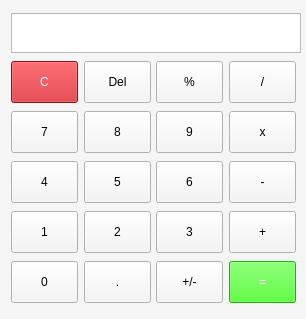
<?xml version="1.0" encoding="UTF-8"?>
<ui version="4.0">
 <class>MainWindow</class>
 <widget class="QMainWindow" name="MainWindow">
  <property name="enabled">
   <bool>true</bool>
  </property>
  <property name="geometry">
   <rect>
    <x>0</x>
    <y>0</y>
    <width>306</width>
    <height>319</height>
   </rect>
  </property>
  <property name="sizePolicy">
   <sizepolicy hsizetype="Fixed" vsizetype="Fixed">
    <horstretch>0</horstretch>
    <verstretch>0</verstretch>
   </sizepolicy>
  </property>
  <property name="minimumSize">
   <size>
    <width>306</width>
    <height>319</height>
   </size>
  </property>
  <property name="maximumSize">
   <size>
    <width>16777215</width>
    <height>16777215</height>
   </size>
  </property>
  <property name="windowTitle">
   <string>Calculator</string>
  </property>
  <property name="styleSheet">
   <string notr="true">background-color: #f5f5f5;
color: rgb(0, 0, 0);
</string>
  </property>
  <widget class="QWidget" name="centralWidget">
   <property name="sizePolicy">
    <sizepolicy hsizetype="Fixed" vsizetype="Fixed">
     <horstretch>0</horstretch>
     <verstretch>0</verstretch>
    </sizepolicy>
   </property>
   <property name="styleSheet">
    <string notr="true">QPushButton {
min-width: 65;
min-height: 40;
max-width: 65;
max-height: 40;
}</string>
   </property>
   <layout class="QVBoxLayout" name="verticalLayout">
    <item>
     <widget class="QLabel" name="displayPanel">
      <property name="minimumSize">
       <size>
        <width>290</width>
        <height>40</height>
       </size>
      </property>
      <property name="maximumSize">
       <size>
        <width>16777215</width>
        <height>40</height>
       </size>
      </property>
      <property name="font">
       <font>
        <pointsize>20</pointsize>
        <italic>false</italic>
        <bold>false</bold>
        <kerning>true</kerning>
       </font>
      </property>
      <property name="layoutDirection">
       <enum>Qt::LeftToRight</enum>
      </property>
      <property name="styleSheet">
       <string notr="true">border: 1 solid #b8b8b8;
background-color: #fff;</string>
      </property>
      <property name="text">
       <string/>
      </property>
      <property name="scaledContents">
       <bool>true</bool>
      </property>
      <property name="alignment">
       <set>Qt::AlignRight|Qt::AlignTrailing|Qt::AlignVCenter</set>
      </property>
      <property name="wordWrap">
       <bool>true</bool>
      </property>
      <property name="textInteractionFlags">
       <set>Qt::TextSelectableByKeyboard|Qt::TextSelectableByMouse</set>
      </property>
     </widget>
    </item>
    <item>
     <layout class="QHBoxLayout" name="horizontalLayout_5">
      <item>
       <widget class="QPushButton" name="pushButton">
        <property name="maximumSize">
         <size>
          <width>67</width>
          <height>42</height>
         </size>
        </property>
        <property name="styleSheet">
         <string notr="true">background-color: #cb1a21;
color: #ffffff;</string>
        </property>
        <property name="text">
         <string>C</string>
        </property>
       </widget>
      </item>
      <item>
       <widget class="QPushButton" name="actionDel">
        <property name="text">
         <string>Del</string>
        </property>
       </widget>
      </item>
      <item>
       <widget class="QPushButton" name="actionPercent">
        <property name="text">
         <string>%</string>
        </property>
       </widget>
      </item>
      <item>
       <widget class="QPushButton" name="actionDiv">
        <property name="text">
         <string>/</string>
        </property>
        <attribute name="buttonGroup">
         <string notr="true">actionGroup</string>
        </attribute>
       </widget>
      </item>
     </layout>
    </item>
    <item>
     <layout class="QHBoxLayout" name="horizontalLayout_3">
      <item>
       <widget class="QPushButton" name="num7">
        <property name="text">
         <string>7</string>
        </property>
        <attribute name="buttonGroup">
         <string notr="true">numberGroup</string>
        </attribute>
       </widget>
      </item>
      <item>
       <widget class="QPushButton" name="num8">
        <property name="sizePolicy">
         <sizepolicy hsizetype="Fixed" vsizetype="Fixed">
          <horstretch>0</horstretch>
          <verstretch>0</verstretch>
         </sizepolicy>
        </property>
        <property name="text">
         <string>8</string>
        </property>
        <attribute name="buttonGroup">
         <string notr="true">numberGroup</string>
        </attribute>
       </widget>
      </item>
      <item>
       <widget class="QPushButton" name="num9">
        <property name="text">
         <string>9</string>
        </property>
        <attribute name="buttonGroup">
         <string notr="true">numberGroup</string>
        </attribute>
       </widget>
      </item>
      <item>
       <widget class="QPushButton" name="actionMul">
        <property name="text">
         <string>x</string>
        </property>
        <attribute name="buttonGroup">
         <string notr="true">actionGroup</string>
        </attribute>
       </widget>
      </item>
     </layout>
    </item>
    <item>
     <layout class="QHBoxLayout" name="horizontalLayout_2">
      <item>
       <widget class="QPushButton" name="num4">
        <property name="text">
         <string>4</string>
        </property>
        <attribute name="buttonGroup">
         <string notr="true">numberGroup</string>
        </attribute>
       </widget>
      </item>
      <item>
       <widget class="QPushButton" name="num5">
        <property name="text">
         <string>5</string>
        </property>
        <attribute name="buttonGroup">
         <string notr="true">numberGroup</string>
        </attribute>
       </widget>
      </item>
      <item>
       <widget class="QPushButton" name="num6">
        <property name="text">
         <string>6</string>
        </property>
        <attribute name="buttonGroup">
         <string notr="true">numberGroup</string>
        </attribute>
       </widget>
      </item>
      <item>
       <widget class="QPushButton" name="actionMinus">
        <property name="text">
         <string>-</string>
        </property>
        <attribute name="buttonGroup">
         <string notr="true">actionGroup</string>
        </attribute>
       </widget>
      </item>
     </layout>
    </item>
    <item>
     <layout class="QHBoxLayout" name="horizontalLayout">
      <property name="bottomMargin">
       <number>0</number>
      </property>
      <item>
       <widget class="QPushButton" name="num1">
        <property name="sizePolicy">
         <sizepolicy hsizetype="Fixed" vsizetype="Fixed">
          <horstretch>0</horstretch>
          <verstretch>0</verstretch>
         </sizepolicy>
        </property>
        <property name="minimumSize">
         <size>
          <width>67</width>
          <height>42</height>
         </size>
        </property>
        <property name="maximumSize">
         <size>
          <width>67</width>
          <height>42</height>
         </size>
        </property>
        <property name="text">
         <string>1</string>
        </property>
        <attribute name="buttonGroup">
         <string notr="true">numberGroup</string>
        </attribute>
       </widget>
      </item>
      <item>
       <widget class="QPushButton" name="num2">
        <property name="sizePolicy">
         <sizepolicy hsizetype="Fixed" vsizetype="Fixed">
          <horstretch>0</horstretch>
          <verstretch>0</verstretch>
         </sizepolicy>
        </property>
        <property name="text">
         <string>2</string>
        </property>
        <attribute name="buttonGroup">
         <string notr="true">numberGroup</string>
        </attribute>
       </widget>
      </item>
      <item>
       <widget class="QPushButton" name="num3">
        <property name="sizePolicy">
         <sizepolicy hsizetype="Fixed" vsizetype="Fixed">
          <horstretch>0</horstretch>
          <verstretch>0</verstretch>
         </sizepolicy>
        </property>
        <property name="maximumSize">
         <size>
          <width>67</width>
          <height>42</height>
         </size>
        </property>
        <property name="text">
         <string>3</string>
        </property>
        <attribute name="buttonGroup">
         <string notr="true">numberGroup</string>
        </attribute>
       </widget>
      </item>
      <item>
       <widget class="QPushButton" name="actionPlus">
        <property name="text">
         <string>+</string>
        </property>
        <attribute name="buttonGroup">
         <string notr="true">actionGroup</string>
        </attribute>
       </widget>
      </item>
     </layout>
    </item>
    <item>
     <layout class="QHBoxLayout" name="horizontalLayout_4">
      <property name="rightMargin">
       <number>0</number>
      </property>
      <item>
       <widget class="QPushButton" name="num0">
        <property name="text">
         <string>0</string>
        </property>
        <attribute name="buttonGroup">
         <string notr="true">numberGroup</string>
        </attribute>
       </widget>
      </item>
      <item>
       <widget class="QPushButton" name="comma">
        <property name="text">
         <string>.</string>
        </property>
       </widget>
      </item>
      <item>
       <widget class="QPushButton" name="actionSign">
        <property name="text">
         <string>+/-</string>
        </property>
       </widget>
      </item>
      <item>
       <widget class="QPushButton" name="pushButton_2">
        <property name="styleSheet">
         <string notr="true">background-color: rgb(35, 255, 0);
color: #ffffff;</string>
        </property>
        <property name="text">
         <string>=</string>
        </property>
       </widget>
      </item>
     </layout>
    </item>
   </layout>
  </widget>
 </widget>
 <layoutdefault spacing="6" margin="11"/>
 <resources/>
 <connections/>
 <buttongroups>
  <buttongroup name="numberGroup"/>
  <buttongroup name="actionGroup"/>
 </buttongroups>
</ui>
